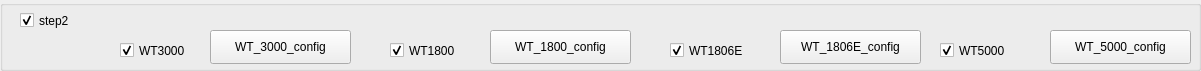
  <widget class="QGroupBox" name="groupBox_5">
   <property name="geometry">
    <rect>
     <x>0</x>
     <y>250</y>
     <width>1201</width>
     <height>71</height>
    </rect>
   </property>
   <property name="title">
    <string/>
   </property>
   <widget class="QCheckBox" name="checkBox_S2">
    <property name="geometry">
     <rect>
      <x>20</x>
      <y>10</y>
      <width>81</width>
      <height>21</height>
     </rect>
    </property>
    <property name="text">
     <string>step2</string>
    </property>
    <property name="checked">
     <bool>true</bool>
    </property>
   </widget>
   <widget class="QCheckBox" name="checkBox_S2_WT1800">
    <property name="geometry">
     <rect>
      <x>390</x>
      <y>40</y>
      <width>101</width>
      <height>21</height>
     </rect>
    </property>
    <property name="text">
     <string>WT1800</string>
    </property>
    <property name="checked">
     <bool>true</bool>
    </property>
   </widget>
   <widget class="QCheckBox" name="checkBox_S2_WT3000">
    <property name="geometry">
     <rect>
      <x>120</x>
      <y>40</y>
      <width>101</width>
      <height>21</height>
     </rect>
    </property>
    <property name="text">
     <string>WT3000</string>
    </property>
    <property name="checked">
     <bool>true</bool>
    </property>
   </widget>
   <widget class="QCheckBox" name="checkBox_S2_WT1806E">
    <property name="geometry">
     <rect>
      <x>670</x>
      <y>40</y>
      <width>101</width>
      <height>21</height>
     </rect>
    </property>
    <property name="text">
     <string>WT1806E</string>
    </property>
    <property name="checked">
     <bool>true</bool>
    </property>
   </widget>
   <widget class="QPushButton" name="pushButton_S2_WT_1800_CONFIG">
    <property name="geometry">
     <rect>
      <x>490</x>
      <y>30</y>
      <width>141</width>
      <height>34</height>
     </rect>
    </property>
    <property name="text">
     <string>WT_1800_config</string>
    </property>
   </widget>
   <widget class="QPushButton" name="pushButton_S2_WT_1806E_CONFIG">
    <property name="geometry">
     <rect>
      <x>780</x>
      <y>30</y>
      <width>141</width>
      <height>34</height>
     </rect>
    </property>
    <property name="text">
     <string>WT_1806E_config</string>
    </property>
   </widget>
   <widget class="QPushButton" name="pushButton_S2_WT_3000_CONFIG">
    <property name="geometry">
     <rect>
      <x>210</x>
      <y>30</y>
      <width>141</width>
      <height>34</height>
     </rect>
    </property>
    <property name="text">
     <string>WT_3000_config</string>
    </property>
   </widget>
   <widget class="QCheckBox" name="checkBox_S2_WT5000">
    <property name="geometry">
     <rect>
      <x>940</x>
      <y>40</y>
      <width>101</width>
      <height>21</height>
     </rect>
    </property>
    <property name="text">
     <string>WT5000</string>
    </property>
    <property name="checked">
     <bool>true</bool>
    </property>
   </widget>
   <widget class="QPushButton" name="pushButton_S2_WT_5000_CONFIG">
    <property name="geometry">
     <rect>
      <x>1050</x>
      <y>30</y>
      <width>141</width>
      <height>34</height>
     </rect>
    </property>
    <property name="text">
     <string>WT_5000_config</string>
    </property>
   </widget>
  </widget>
